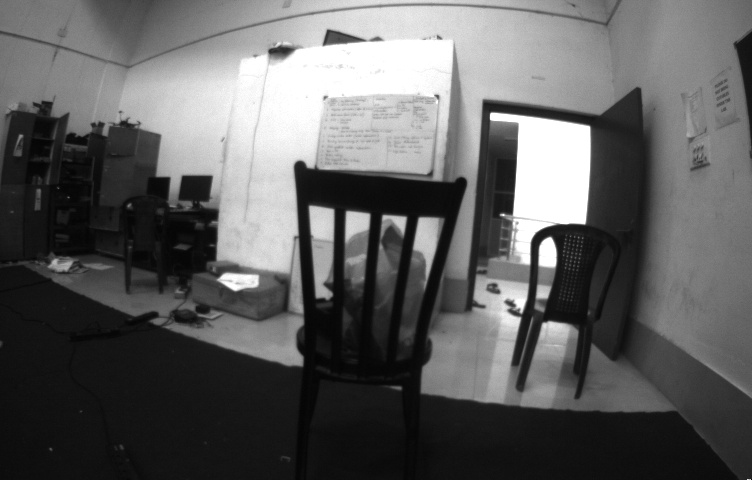
//> input picture left_image.jpg, 752 x 480 px
$ ./disparity_trackbar   (built with g++ and OpenCV 4)
//> lines starting //> are read from the running program, lines starting //| are printed output that depends on the picture
#include "opencv2/highgui/highgui.hpp"
#include "opencv2/core/core.hpp"
#include "opencv2/imgproc/imgproc.hpp"
#include<iostream>
#include<math.h>

using namespace cv;
using namespace std;

int main()
{
	Mat li = imread("left_image.jpg",0);
//> li is the input picture: 480 rows x 752 cols, CV_8UC1; min 4, max 255, mean 95.1
	Mat ri = imread("right_image.jpg",0);
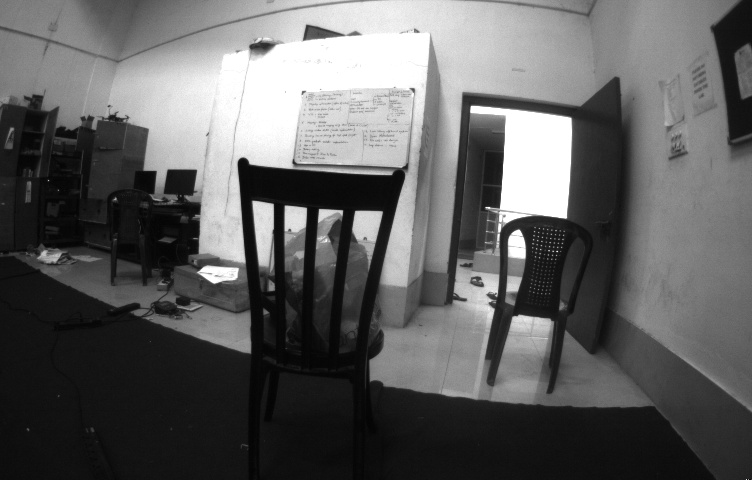
//> input picture right_image.jpg, 752 x 480 px
//> ri is the input picture: 480 rows x 752 cols, CV_8UC1; min 0, max 255, mean 95.7

	Mat output(li.rows,li.cols,CV_8UC1,Scalar(0));
	namedWindow("disparitymap",WINDOW_NORMAL);


	int sum,diff,match,disparity,min,intensity;

	int th=1;

	//createTrackbar("size","disparitymap",&th,5);
	//while(1)
	//{
	Mat temp((2*th)+1,(2*th)+1,CV_8UC1,Scalar(0));
	for(int i=th;i<(li.rows)-(th);i++)
	{
		for(int j=th;j<(li.cols)-(th);j++)
		{
			for(int l=-th;l<=th;l++)
			{
				for(int k=-th;k<=th;k++)
				{
					temp.at<uchar>(th+l,th+k)=li.at<uchar>(i+l,j+k);
				}
			}
			min=10000,match=10000,diff=10000;
			for(int h=1;h<ri.cols;h++)
			{
				sum=0;
				for(int p=-th;p<=th;p++)
				{
					for(int q=-th;q<=th;q++)
					{
						diff=abs(temp.at<uchar>(th+p,th+q)-ri.at<uchar>(i+p,h+q));
						sum = sum+diff;
						if(sum<min)
						{
							match=h;
							min =sum;
						}
					}
				}
			}
			disparity=abs(match-j);
			intensity= ((float)disparity/li.cols)*255;
			output.at<uchar>(i,j)= intensity;
		}
	}
//> this loop made 478 passes
//> (min, match, diff, sum, disparity, intensity) on passes 1 to 3: (1, 165, 19, 553, 585, 198), (0, 165, 21, 560, 585, 198), (0, 162, 17, 564, 588, 199)
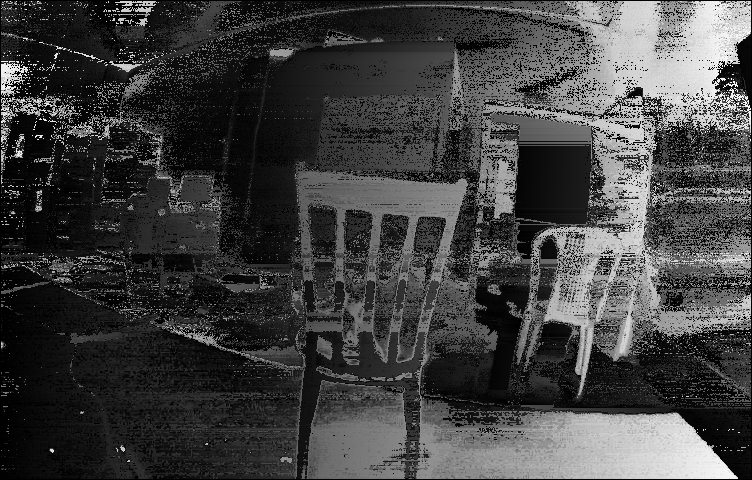
//> output: 480 rows x 752 cols, CV_8UC1; min 0, max 253, mean 64.8
//> after the loop, temp = [[41, 32, 37], [36, 36, 38], [167, 210, 7]]; min = 0; match = 719; diff = 7; sum = 382; disparity = 31; intensity = 10
	imshow("disparitymap",output);
	waitKey(0);
	//}

}
